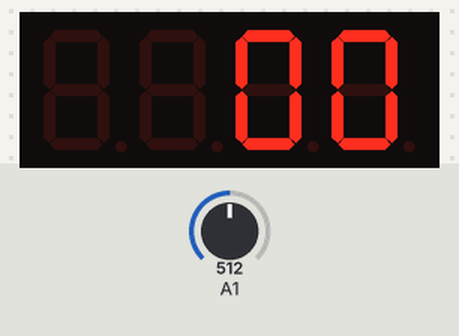
Recording of a sketch running on a simulated Arduino Uno, built with avr-gcc and run on an emulated ATmega328P. Parts: 4-digit seven-segment display. Wiring (inferred from the names in the program): 4-digit 7-segment display, segments lit when LOW: segments pin 9, pin 8, pin 7, pin 6, pin 5, pin 4, pin 3, pin 2; digit selects pin 13, pin 12, pin 11, pin 10. The inputs (shaded band) are chosen by the test bench; at power-on: A1 = 512. The segment pins are drawn as the display they are named for.

Above: at 1.2 s.
1.3 s: A1 set to 330
4.3 s: A1 set to 297
5.8 s: A1 set to 115
At 8.7 s:
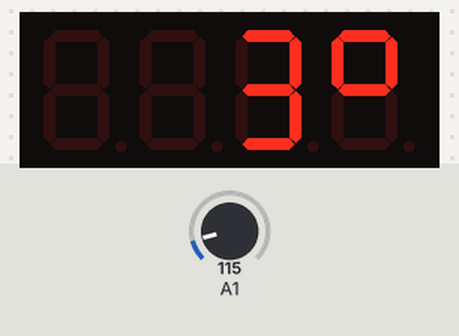
8.8 s: A1 set to 98
11.8 s: A1 set to 90
At 13.5 s:
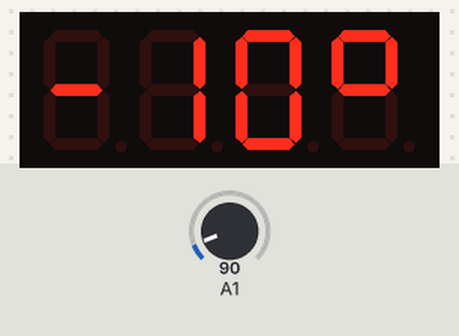
Timing chart, 0 to 15.0 s (numbered marks = the images above; inputs shaded):
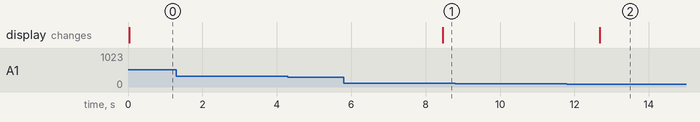

Measured:
- after the input at 1.3 s, every drawn part: stays the same
- after the input at 4.3 s, every drawn part: stays the same
- after the input at 5.8 s, the display: changes after 2.7 s (image 1)
- after the input at 8.8 s, every drawn part: stays the same
- after the input at 11.8 s, the display: changes after 0.88 s (image 2)

The sketch:

Digital_thermometer_v2.ino
```cpp
/******************************************************************************
 * Digital thermometer v2
 * Display on 4-digit 7-segment multiplexed display module.
 *
 * Display procedure split into separate, asynchronous write to display memory
 * and regularly called display function
 * (C) 2014 Mariusz Musiał
 ******************************************************************************/


#define NEG         1
#define POS         0
#define THERMO      0
#define FALSE       0
#define TRUE        1

#define TEMPCORRECTION 3.6

#define ZERO        0x03 // 0 - a, b, c, d, e, f
#define ONE         0x9F // 1 - b, c
#define TWO         0x25 // 2 - a, b, d, e, g 00100101
#define THREE       0x0D // 3 - a, b, c, d, g
#define FOUR        0x99 // 4 - b, c, f, g
#define FIVE        0x49 // 5 - a, c, d, f, g
#define SIX         0x41 // 6 - a, c, d, e, f, g
#define SEVEN       0x1F // 7 - a, b, c
#define EIGHT       0x01 // 8 - a, b, c, d, e, f, g
#define NINE        0x09 // 9 - a, b, c, d, f, g
#define MINUS       0xFD // "minus" - g
#define BLANK       0xFF // blank
#define DEGREE      0x39 // ° - a, b, f, g
#define ACHAR       0x11 // A - a, b, c, e, f, g
#define BCHAR       0xC1 // b - c, d, e, f, g
#define CCHAR       0x63 // C - a, d, e, f
#define DCHAR       0x85 // d - b, c, d, e, g
#define ECHAR       0x61 // E - a, d, e, f, g
#define FCHAR       0x71 // F - a, e, f, g
#define HCHARSMALL  0xD1 // h - c, e, f, g
#define HCHARBIG    0x91 // H - b, c, e, f, g
#define JCHAR       0x07 // J - a, b, c, d, e
#define LCHAR       0xE3 // L - d, e, f
#define NCHAR       0xD5 // n - c, e, g 11010101
#define OCHAR       0xC5 // o - c, d, e, g
#define PCHAR       0x31 // P - a, b, e, f, g
#define RCHAR       0xF5 // r - e, g
#define TCHAR       0xE1 // t - d, e, f, g
#define UCHARSMALL  0xC7 // u - c, d, e
#define UCHARBIG    0x83 // U - b, c, d, e, f
#define YCHAR       0x89 // Y - b, c, d, f, g
#define QUESTION    0x35 // ? - a, b, e, g + DP on previous position
#define DP          0xFE // . - h

#include <math.h>

int digitPin[4] = {
  13, 12, 11, 10}; // Pins selecting digits
int segmentPin[8] = {
  9, 8, 7, 6, 5, 4, 3, 2}; // Pins selecting segments, from a through h
float temperature;
char *temperatureStr;
int readDelay = 1000;
byte displayBuf[4];

void setup() {
  for(int i = 0; i < 4; i++)
  {
    pinMode(digitPin[i],OUTPUT);
    digitalWrite(digitPin[i],HIGH);
  }
  for(int i = 0; i < 8; i++)
  {
    pinMode(segmentPin[i],OUTPUT);
    digitalWrite(segmentPin[i],HIGH);
  }
  Serial.begin(9600);
  analogReference(DEFAULT);
}

void loop() {

  if(readDelay == 1000)
  {
    temperature = readTemp();
    temperatureStr = convTemp(temperature);
    LC4LEDDisplayMemWrite(temperatureStr, displayBuf);  // display mem is only written when the temperature is read
  }
  readDelay--;
  if(readDelay == 0)
    readDelay = 1000;
  LC4LEDDisplay(displayBuf);  // content of the display memory is put on display in every loop iteration
}


/************************************************************************
 * LC4LEDDisplayMemWrite - display string on a 4 LED 7 segmend LED display
 * module from LC Technology.
 *
 * Input:
 * - digits - string to display
 * - displayBuf - pointer to display memory (a byte array)
 *
 * Output:
 * - nothing
 *
 * Function accepts the string table of length between 4 (min value, use
 * spaces for padding, if necessary) and 8 characters.
 * If there is no Decimal Point to display, then the allowed length is 4.
 * Thece can be up to 4 DPs, only on even positions. In this case the max
 * length of the input string can be up to 8.
 *
 * Displayed character set (case sensitive):
 * "0123456789- °AbCdEFhHJLnoPrtuUY."
 * Degree (°) character is passed to this function by means of 'g' character
 *
 * Dots can be only appended to other chars. So in order to display 4 dots
 * the string passed has to be the following: " . . . ."
 *
 * In case of any error at input parameter handling the string "??" is displayed
 * on middle positions.
 * Positions are counted from left (1) to right (4).
 ************************************************************************/

void LC4LEDDisplayMemWrite(char *digits, byte *displayBuf)
{
  int bufIndex = 0, len = 0, dots = 0, dotsPos[4] = {
    0,0,0,0                                          }
  , j = 0;
  boolean error = FALSE;

  while(digits[len++] != 0x0)  // calculate the length of the string to display
    ;
  len--;
  if(len > 8 || len < 4)
  {
    error = TRUE;
    goto error;
  }
  for(int i = 0; i < len; i++)
  {
    if(digits[i] == '.')
      dotsPos[dots++] = i;
  }
  // dots can be only appended to other chars
  if(len - dots != 4)
  {
    error = TRUE;
    goto error;
  }
  if(dots > 0)
    if(dotsPos[0] == 0)                      // string cannot start with a dot
    {
      error = TRUE;
      goto error;
    }
  for(int i = 1; i < dots; i++)
    if(dotsPos[i] == (dotsPos[i - 1] + 1))    // dots cannot be on consecutive positions
    {
      error = TRUE;
      goto error;
    }
  // encode input string in display buffer
  for(int i = 0; i < len; i++)
  {
    if(bufIndex > 3 && digits[i] != '.')
    {
      error = TRUE;
      goto error;
    }
    switch(digits[i]) {
    case '0':
      displayBuf[bufIndex++] = ZERO;
      break;
    case '1':
      displayBuf[bufIndex++] = ONE;
      break;
    case '2':
      displayBuf[bufIndex++] = TWO;
      break;
    case '3':
      displayBuf[bufIndex++] = THREE;
      break;
    case '4':
      displayBuf[bufIndex++] = FOUR;
      break;
    case '5':
      displayBuf[bufIndex++] = FIVE;
      break;
    case '6':
      displayBuf[bufIndex++] = SIX;
      break;
    case '7':
      displayBuf[bufIndex++] = SEVEN;
      break;
    case '8':
      displayBuf[bufIndex++] = EIGHT;
      break;
    case '9':
      displayBuf[bufIndex++] = NINE;
      break;
    case '-':
      displayBuf[bufIndex++] = MINUS;
      break;
    case ' ':
      displayBuf[bufIndex++] = BLANK;
      break;
    case 'g':
      displayBuf[bufIndex++] = DEGREE;
      break;
    case 'A':
      displayBuf[bufIndex++] = ACHAR;
      break;
    case 'b':
      displayBuf[bufIndex++] = BCHAR;
      break;
    case 'C':
      displayBuf[bufIndex++] = CCHAR;
      break;
    case 'd':
      displayBuf[bufIndex++] = DCHAR;
      break;
    case 'E':
      displayBuf[bufIndex++] = ECHAR;
      break;
    case 'F':
      displayBuf[bufIndex++] = FCHAR;
      break;
    case 'h':
      displayBuf[bufIndex++] = HCHARSMALL;
      break;
    case 'H':
      displayBuf[bufIndex++] = HCHARBIG;
      break;
    case 'J':
      displayBuf[bufIndex++] = JCHAR;
      break;
    case 'L':
      displayBuf[bufIndex++] = LCHAR;
      break;
    case 'n':
      displayBuf[bufIndex++] = NCHAR;
      break;
    case 'o':
      displayBuf[bufIndex++] = OCHAR;
      break;
    case 'P':
      displayBuf[bufIndex++] = PCHAR;
      break;
    case 'r':
      displayBuf[bufIndex++] = RCHAR;
      break;
    case 't':
      displayBuf[bufIndex++] = TCHAR;
      break;
    case 'u':
      displayBuf[bufIndex++] = UCHARSMALL;
      break;
    case 'U':
      displayBuf[bufIndex++] = UCHARBIG;
      break;
    case 'Y':
      displayBuf[bufIndex++] = YCHAR;
      break;
    case '.':
      displayBuf[bufIndex - 1] = displayBuf[bufIndex - 1] & DP;
      break;
    default:
      error = TRUE;
    }
  }
error:
  if(error)
  {
    displayBuf[0] = DP;  // DP
    displayBuf[1] = (QUESTION & DP);  // '?' and DP for next char
    displayBuf[2] = QUESTION;
    displayBuf[3] = BLANK;
  }
}


/************************************************************************
 * LC4LEDDisplay
 * Input:
 * - displayBuf - pointer to display memory (a byte array)
 *
 * Output:
 * - nothing
 *
 * Globals:
 * - digitPin - 4-element int array holding pin numbers driving digit-enable
 * - segmentPin - 8-element int array holding
 *
 * Function puts content of the display memory pointed to by the LCDisplayBuf
 * parameter to display module (multiplexed common anode).
 * Digit enabling pins are defined in digitPin global array. Segment steering
 * pins are defined in segmentPin global array.
 ************************************************************************/

void LC4LEDDisplay(byte *LCdisplayBuf) {
  byte currentChar;

  for(int digit = 0; digit < 4; digit++)
  {
    currentChar = LCdisplayBuf[digit];
    for(int segment = 7; segment >= 0; segment--)
    {
      digitalWrite(segmentPin[segment],currentChar & 0x01);
      currentChar = currentChar >> 1;
    }
    digitalWrite(digitPin[digit],LOW);
    delay(1);
    digitalWrite(digitPin[digit],HIGH);
  }
}

float readTemp()
{
  float sensor = 0, voltage = 0, celcius = 0;

  for(int i = 0; i < 10; i++)        // ten readouts average
    sensor += (float) analogRead(1);
  sensor /= 10;
  voltage = (sensor * 5000) / 1024 - 500;
  celcius = voltage / 10 - TEMPCORRECTION;

  return celcius;
}

char *convTemp(float temperature)
{
  char *tempString = "  00";
  int tens = 0, units = 0, tenths = 0;
  int i = 0;

  temperature = round(temperature);
  if(temperature < 100)
  {
    if(temperature < 0)
      tempString[i] = '-';
    else
      tempString[i] = ' ';
    temperature = fabs(temperature);
    i++;
    if(temperature >= 10.0)
    {
      tens = temperature / 10;
      tempString[i] = tens + 48;
      temperature = temperature - tens * 10;
    }
    else
      tempString[i] = ' ';
    i++;
    if(temperature >= 1.0)
    {
      units = temperature;
      tempString[i] = units + 48;
      temperature = temperature - units;
    }
    else
      tempString[i] = '0';
    i++;
    tempString[i] = 'g';
  }
  return tempString;
}
```
